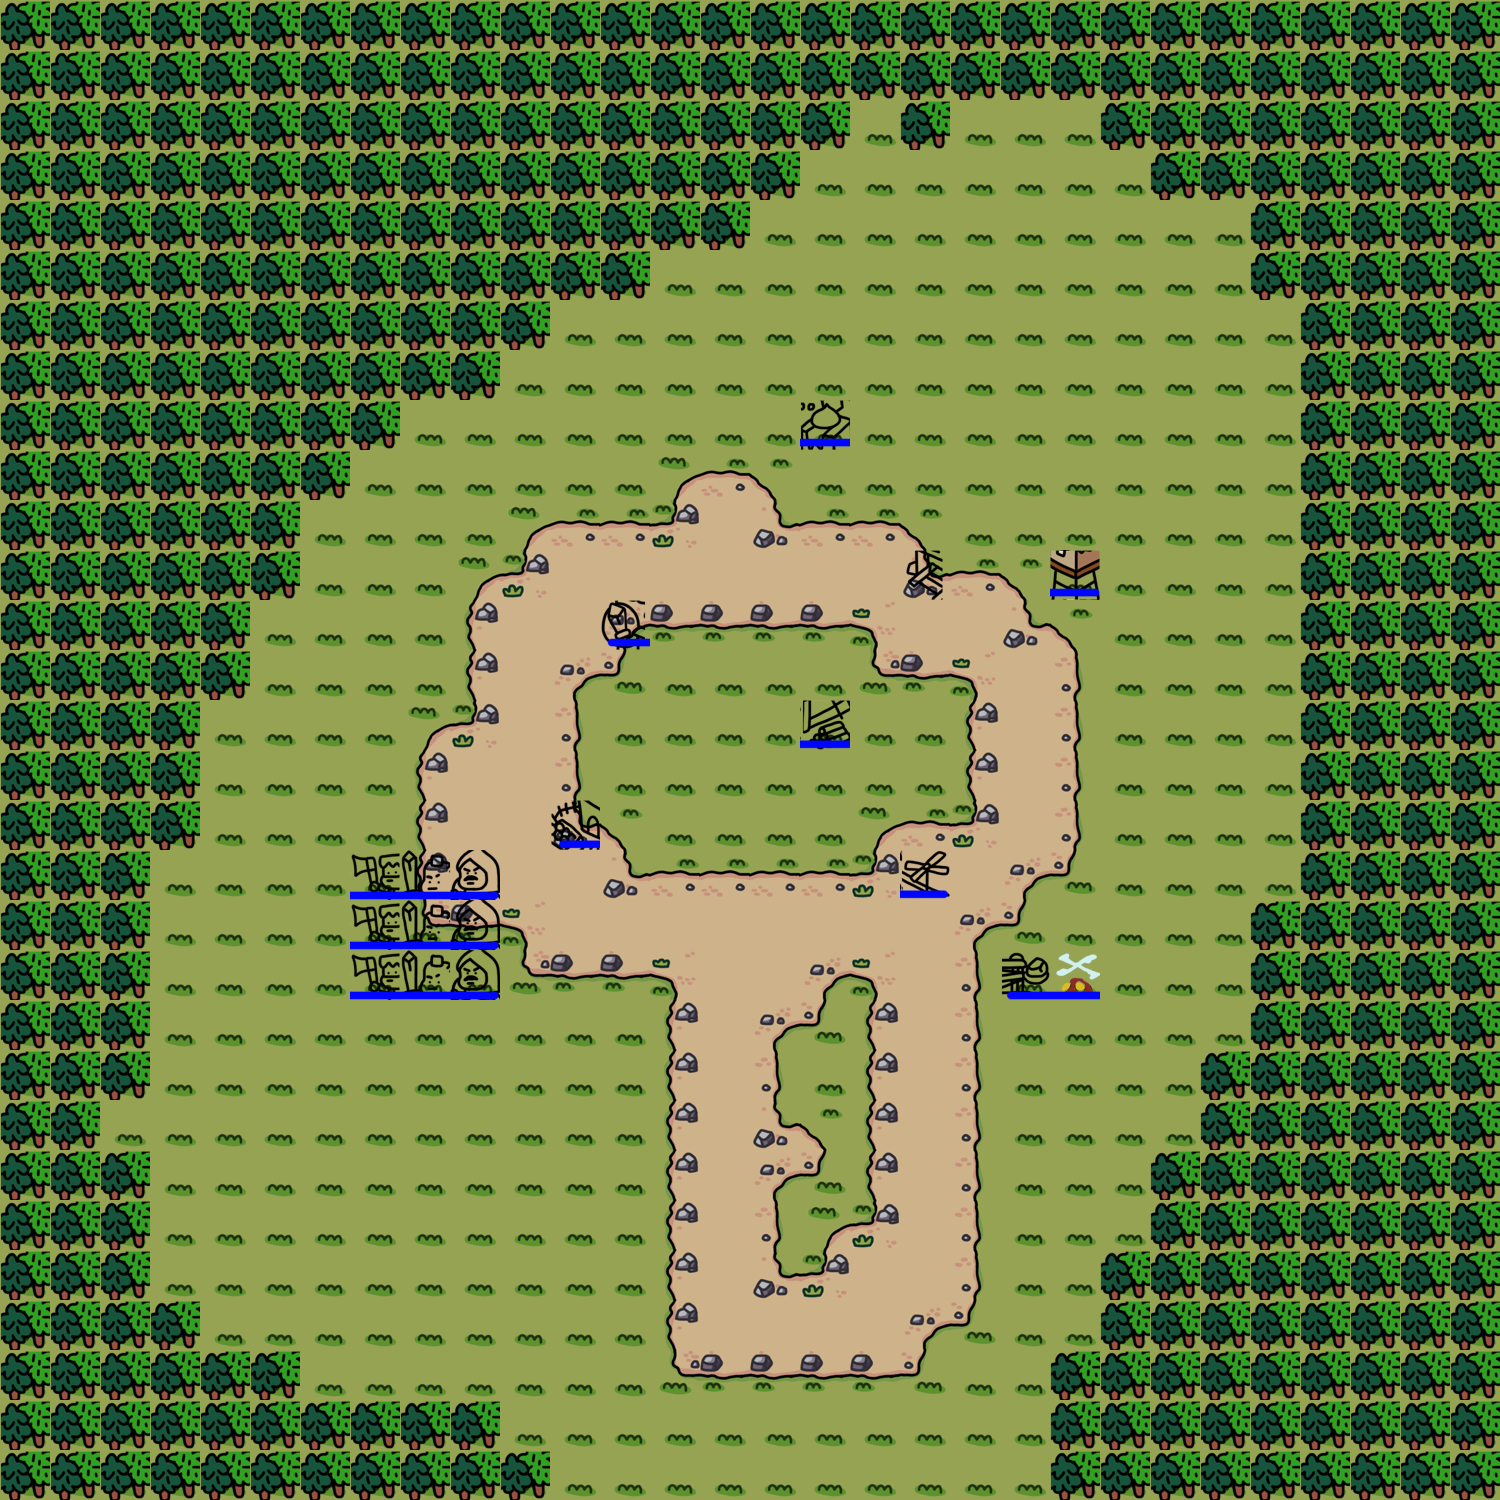

The image is a tile-based game level rendered from a .tmx file. Its description and source (layers, tilesets, objects; grid data summarised) follow:
An orthogonal 30x30 tile map with 50x50 px tiles, 4 tile layers (stage, soil, deco, unit).

<map version="1.0" orientation="orthogonal" renderorder="right-down" width="30" height="30" tilewidth="50" tileheight="50" nextobjectid="1">
    <tileset firstgid="1" name="grassTilemap" tilewidth="50" tileheight="50" tilecount="130">
        <image source="50TileSet.png" width="512" height="1024" />
  <terraintypes>
   <terrain name="soil" tile="-1" />
  </terraintypes>
  <tile id="30" terrain=",,,0" />
  <tile id="31" terrain=",,0,0" />
  <tile id="32" terrain=",,0," />
  <tile id="33" terrain="0,0,0," />
  <tile id="34" terrain="0,0,,0" />
  <tile id="40" terrain=",0,,0" />
  <tile id="41" terrain="0,0,0,0" />
  <tile id="42" terrain="0,,0," />
  <tile id="43" terrain="0,,0,0" />
  <tile id="44" terrain=",0,0,0" />
  <tile id="50" terrain=",0,," />
  <tile id="51" terrain="0,0,," />
  <tile id="52" terrain="0,,," />
 </tileset>
 <layer name="stage" width="30" height="30">
  <data>[900 cells, 900 non-empty, 1 distinct tile ids]</data>
 </layer>
 <layer name="soil" width="30" height="30">
  <data>[900 cells, 161 non-empty, 13 distinct tile ids]</data>
 </layer>
 <layer name="deco" width="30" height="30">
  <data>[900 cells, 406 non-empty, 1 distinct tile ids]</data>
 </layer>
 <layer name="unit" width="30" height="30">
  <data>[900 cells, 18 non-empty, 12 distinct tile ids]</data>
 </layer>
</map>
